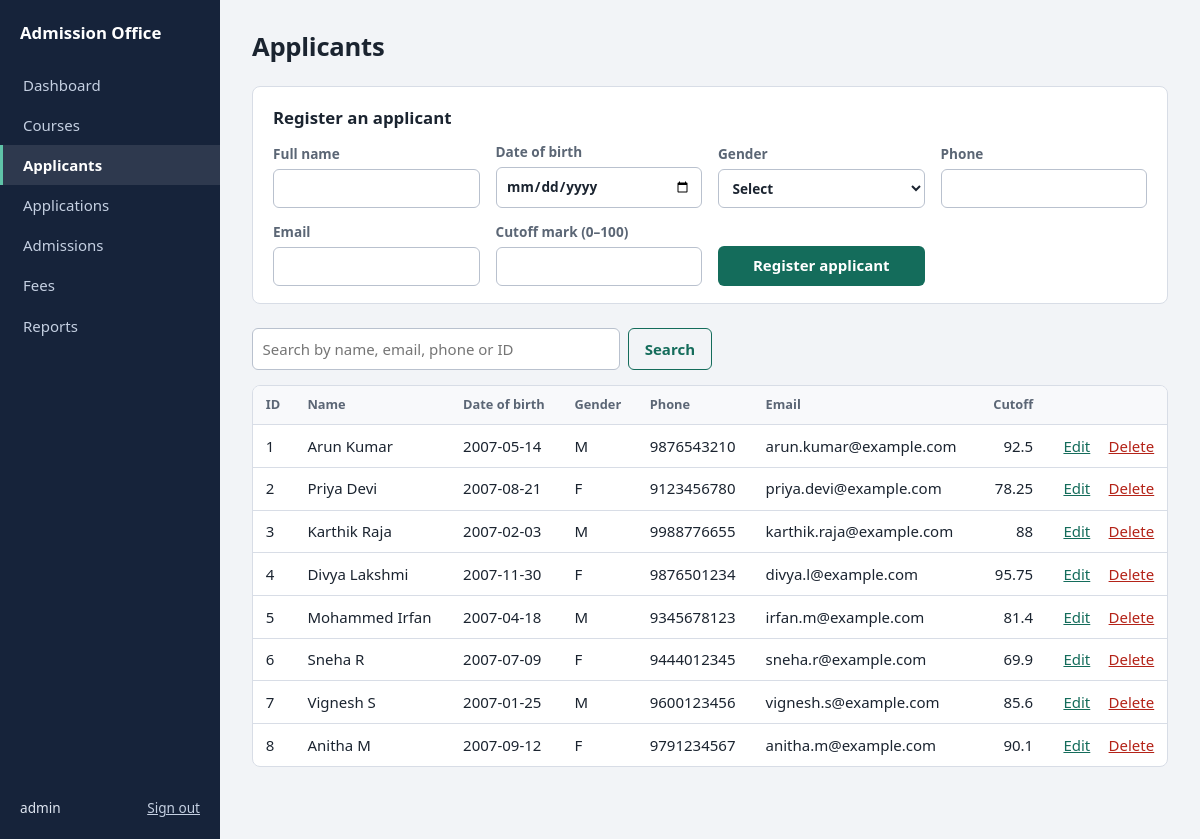
/applicants (signed in), run on the app's committed database.
### tables this page shows
CREATE TABLE applicants (
    applicant_id INTEGER PRIMARY KEY AUTOINCREMENT,
    name         TEXT NOT NULL,
    dob          TEXT NOT NULL,
    gender       TEXT NOT NULL CHECK (gender IN ('M', 'F', 'O')),
    phone        TEXT NOT NULL,
    email        TEXT NOT NULL,
    cutoff_mark  REAL NOT NULL CHECK (cutoff_mark BETWEEN 0 AND 100)
);

### app.py (the view, shortened to what this page needs)
@app.route("/applicants", methods=["GET", "POST"])
@login_required
def applicants():
    return render_applicants()

### app.py (called while the page is built)
def get_db():
    if "db" not in g:
        g.db = sqlite3.connect(DB_PATH)
        g.db.row_factory = sqlite3.Row
        g.db.execute("PRAGMA foreign_keys = ON")
    return g.db

def rows(sql, args=()):
    return get_db().execute(sql, args).fetchall()

@app.before_request
def csrf_protect():
    if "csrf" not in session:
        session["csrf"] = token_hex(16)
    if request.method == "POST" and request.form.get("csrf") != session["csrf"]:
        abort(400)

def login_required(view):
    @wraps(view)
    def wrapped(*args, **kwargs):
        if "user" not in session:
            return redirect(url_for("login"))
        return view(*args, **kwargs)
    return wrapped

def render_applicants(form=None):
    q = request.args.get("q", "").strip()
    like = f"%{q}%"
    items = rows("""SELECT * FROM applicants
                    WHERE name LIKE ? OR email LIKE ? OR phone LIKE ? OR CAST(applicant_id AS TEXT) = ?
                    ORDER BY applicant_id""", (like, like, like, q))
    return render_template("applicants.html", applicants=items, q=q, form=form or {})

### templates/applicants.html (shortened to what this page needs)
{% extends "base.html" %}
{% from "_macros.html" import applicant_fields %}
{% block content %}
<h1>Applicants</h1>
<section class="panel">
  <h2>Register an applicant</h2>
  <form method="post" class="grid">
    {{ applicant_fields(form) }}
    <button class="btn">Register applicant</button>
  </form>
</section>
<form method="get" class="search">
  <input type="search" name="q" value="{{ q }}" placeholder="Search by name, email, phone or ID" aria-label="Search applicants">
  <button class="btn ghost">Search</button>
</form>
<div class="table-wrap">
<table>
  <thead><tr><th>ID</th><th>Name</th><th>Date of birth</th><th>Gender</th><th>Phone</th><th>Email</th><th class="num">Cutoff</th><th></th></tr></thead>
  <tbody>
  {% for a in applicants %}
  <tr>
    <td>{{ a.applicant_id }}</td><td>{{ a.name }}</td><td>{{ a.dob }}</td><td>{{ a.gender }}</td><td>{{ a.phone }}</td><td>{{ a.email }}</td>
    <td class="num">{{ '%g'|format(a.cutoff_mark) }}</td>
    <td class="actions">
      <a href="{{ url_for('applicants_edit', applicant_id=a.applicant_id) }}">Edit</a>
      <form method="post" action="{{ url_for('applicants_delete', applicant_id=a.applicant_id) }}" onsubmit="return confirm('Delete {{ a.name|e }}?')">
        <input type="hidden" name="csrf" value="{{ csrf_token() }}"><button class="linklike danger">Delete</button>
      </form>
    </td>
  </tr>
  {% else %}<tr><td colspan="8" class="empty">{{ 'No applicants match “' ~ q ~ '”.' if q else 'No applicants yet. Register the first applicant above.' }}</td></tr>
  {% endfor %}
  </tbody>
</table>
</div>
{% endblock %}

### templates/base.html (shortened to what this page needs)
<!doctype html>
<html lang="en">
<head>
  <link rel="stylesheet" href="{{ url_for('static', filename='style.css') }}">
</head>
<body>
{% if session.user %}
<div class="shell">
  <aside class="side">
    <div class="brand">Admission Office</div>
    <nav aria-label="Main">
      {% set nav = [('dashboard','Dashboard'),('courses','Courses'),('applicants','Applicants'),('applications','Applications'),('admissions','Admissions'),('fees','Fees'),('reports','Reports')] %}
      {% for ep, label in nav %}
      <a href="{{ url_for(ep) }}" class="{{ 'on' if request.endpoint and request.endpoint.startswith(ep) }}">{{ label }}</a>
      {% endfor %}
    </nav>
    <form method="post" action="{{ url_for('logout') }}" class="who">
      <span>{{ session.user }}</span>
      <button class="linklike">Sign out</button>
    </form>
  </aside>
  <main>
    {% block content %}{% endblock %}
  </main>
</div>
{% endif %}
</body>
</html>

### templates/_macros.html (shortened to what this page needs)
{% macro applicant_fields(f) %}
<label>Full name<input name="name" value="{{ f.name or '' }}" required></label>
<label>Date of birth<input name="dob" type="date" value="{{ f.dob or '' }}" required></label>
<label>Gender
  <select name="gender" required>
    <option value="">Select</option>
  </select>
</label>
<label>Phone<input name="phone" inputmode="numeric" maxlength="10" value="{{ f.phone or '' }}" required></label>
<label>Email<input name="email" type="email" value="{{ f.email or '' }}" required></label>
<label>Cutoff mark (0–100)<input name="cutoff_mark" type="number" min="0" max="100" step="0.01" value="{{ f.cutoff_mark if f.cutoff_mark is not none else '' }}" required></label>
{% endmacro %}

### static/style.css (style rules this page uses)
:root { --bg: #f2f4f7; --surface: #ffffff; --ink: #16233a; --text: #1b2430; --muted: #5b6675; --line: #d8dde6; --accent: #146c5b; --accent-dark: #0f5648; --danger: #b42318; --warn: #9a5b00; --ok-bg: #e4f3ee; --err-bg: #fdecea; --font: "Segoe UI", system-ui, -apple-system, "Helvetica Neue", Arial, sans-serif; }
* { box-sizing: border-box; }
body { margin: 0; background: var(--bg); color: var(--text); font: 15px/1.5 var(--font); }
h1 { font-size: 1.6rem; margin: 0 0 1.25rem; letter-spacing: -0.01em; }
h2 { font-size: 1.05rem; margin: 0 0 .75rem; }
a { color: var(--accent); }
.shell { display: grid; grid-template-columns: 220px 1fr; min-height: 100vh; }
.side { background: var(--ink); color: #dfe6f1; padding: 1.25rem 0; display: flex; flex-direction: column; }
.brand { font-weight: 700; font-size: 1.05rem; padding: 0 1.25rem 1.25rem; color: #fff; }
.side nav { display: flex; flex-direction: column; }
.side nav a { color: #c5d0e2; text-decoration: none; padding: .55rem 1.25rem; border-left: 3px solid transparent; }
.side nav a.on { color: #fff; background: rgba(255,255,255,.1); border-left-color: #5fc3a8; font-weight: 600; }
.who { margin-top: auto; padding: 1rem 1.25rem 0; display: flex; justify-content: space-between; align-items: center; font-size: .85rem; }
.who .linklike { color: #c5d0e2; }
main { padding: 1.75rem 2rem 3rem; min-width: 0; max-width: 1100px; }
.panel { background: var(--surface); border: 1px solid var(--line); border-radius: 8px; padding: 1.1rem 1.25rem; margin-bottom: 1.5rem; }
.grid { display: grid; grid-template-columns: repeat(auto-fit, minmax(190px, 1fr)); gap: .9rem 1rem; align-items: end; }
label { display: grid; gap: .3rem; font-size: .85rem; font-weight: 600; color: var(--muted); }
input, select { font: inherit; padding: .5rem .6rem; border: 1px solid #b9c1ce; border-radius: 6px; background: #fff; color: var(--text); width: 100%; }
.btn { font: inherit; font-weight: 600; background: var(--accent); color: #fff; border: 0; border-radius: 6px; padding: .55rem 1rem; cursor: pointer; text-decoration: none; display: inline-block; }
.btn.ghost { background: transparent; color: var(--accent); border: 1px solid var(--accent); }
.linklike { font: inherit; background: none; border: 0; padding: 0; color: var(--accent); cursor: pointer; text-decoration: underline; }
.linklike.danger { color: var(--danger); }
.table-wrap { overflow-x: auto; background: var(--surface); border: 1px solid var(--line); border-radius: 8px; margin-bottom: 1.5rem; }
table { width: 100%; border-collapse: collapse; }
th, td { text-align: left; padding: .6rem .8rem; border-bottom: 1px solid var(--line); white-space: nowrap; }
th { font-size: .8rem; color: var(--muted); font-weight: 600; background: #f8f9fb; }
tbody tr:last-child td { border-bottom: 0; }
.num { text-align: right; font-variant-numeric: tabular-nums; }
.actions { text-align: right; }
.actions form { display: inline; margin: 0 0 0 .9rem; }
.search { display: flex; gap: .5rem; margin-bottom: .9rem; max-width: 460px; }

### data on the page
applicants: applicant_id "1", name "Arun Kumar", dob "2007-05-14", gender "M", phone "9876543210", email "arun.kumar@example.com", cutoff_mark "92.5"
applicants: applicant_id "2", name "Priya Devi", dob "2007-08-21", gender "F", phone "9123456780", email "priya.devi@example.com", cutoff_mark "78.25"
applicants: applicant_id "3", name "Karthik Raja", dob "2007-02-03", gender "M", phone "9988776655", email "karthik.raja@example.com", cutoff_mark "88"
applicants: applicant_id "4", name "Divya Lakshmi", dob "2007-11-30", gender "F", phone "9876501234", email "divya.l@example.com", cutoff_mark "95.75"
applicants: applicant_id "5", name "Mohammed Irfan", dob "2007-04-18", gender "M", phone "9345678123", email "irfan.m@example.com", cutoff_mark "81.4"
applicants: applicant_id "6", name "Sneha R", dob "2007-07-09", gender "F", phone "9444012345", email "sneha.r@example.com", cutoff_mark "69.9"
applicants: applicant_id "7", name "Vignesh S", dob "2007-01-25", gender "M", phone "9600123456", email "vignesh.s@example.com", cutoff_mark "85.6"
applicants: applicant_id "8", name "Anitha M", dob "2007-09-12", gender "F", phone "9791234567", email "anitha.m@example.com", cutoff_mark "90.1"

### other printed values
{{ label }} "Dashboard" "Courses" "Applicants" "Applications" "Admissions" "Fees" "Reports"
{{ session.user }} "admin"
